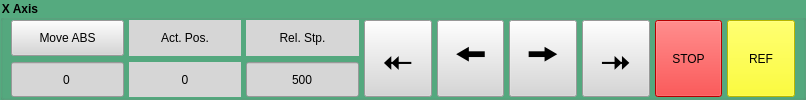
            <widget class="QGroupBox" name="groupBox_6">
             <property name="sizePolicy">
              <sizepolicy hsizetype="Expanding" vsizetype="Expanding">
               <horstretch>0</horstretch>
               <verstretch>0</verstretch>
              </sizepolicy>
             </property>
             <property name="font">
              <font>
               <weight>75</weight>
               <bold>true</bold>
              </font>
             </property>
             <property name="styleSheet">
              <string notr="true">background-color: rgb(85, 170, 127);</string>
             </property>
             <property name="title">
              <string>X Axis</string>
             </property>
             <property name="alignment">
              <set>Qt::AlignLeading|Qt::AlignLeft|Qt::AlignVCenter</set>
             </property>
             <property name="flat">
              <bool>true</bool>
             </property>
             <layout class="QGridLayout" name="gridLayout_9" rowstretch="1,1" columnstretch="5,5,5,3,3,3,3,3,3" columnminimumwidth="0,0,0,0,0,0,0,0,0">
              <property name="leftMargin">
               <number>8</number>
              </property>
              <property name="topMargin">
               <number>0</number>
              </property>
              <property name="rightMargin">
               <number>8</number>
              </property>
              <property name="bottomMargin">
               <number>0</number>
              </property>
              <property name="horizontalSpacing">
               <number>5</number>
              </property>
              <item row="0" column="7" rowspan="2">
               <widget class="QPushButton" name="stop_x_btn">
                <property name="sizePolicy">
                 <sizepolicy hsizetype="Preferred" vsizetype="Minimum">
                  <horstretch>0</horstretch>
                  <verstretch>0</verstretch>
                 </sizepolicy>
                </property>
                <property name="minimumSize">
                 <size>
                  <width>1</width>
                  <height>0</height>
                 </size>
                </property>
                <property name="styleSheet">
                 <string notr="true">background-color: rgb(255, 0, 0);</string>
                </property>
                <property name="text">
                 <string>STOP</string>
                </property>
               </widget>
              </item>
              <item row="0" column="8" rowspan="2">
               <widget class="QPushButton" name="ref_x_btn">
                <property name="sizePolicy">
                 <sizepolicy hsizetype="Preferred" vsizetype="Minimum">
                  <horstretch>0</horstretch>
                  <verstretch>0</verstretch>
                 </sizepolicy>
                </property>
                <property name="minimumSize">
                 <size>
                  <width>1</width>
                  <height>0</height>
                 </size>
                </property>
                <property name="styleSheet">
                 <string notr="true">background-color: rgb(255, 255, 0);</string>
                </property>
                <property name="text">
                 <string>REF</string>
                </property>
               </widget>
              </item>
              <item row="0" column="1">
               <widget class="QLabel" name="label">
                <property name="sizePolicy">
                 <sizepolicy hsizetype="Preferred" vsizetype="Minimum">
                  <horstretch>0</horstretch>
                  <verstretch>0</verstretch>
                 </sizepolicy>
                </property>
                <property name="font">
                 <font>
                  <weight>50</weight>
                  <bold>false</bold>
                 </font>
                </property>
                <property name="styleSheet">
                 <string notr="true">background-color: rgb(214, 214, 214);</string>
                </property>
                <property name="text">
                 <string>Act. Pos.</string>
                </property>
                <property name="alignment">
                 <set>Qt::AlignCenter</set>
                </property>
               </widget>
              </item>
              <item row="0" column="0">
               <widget class="QPushButton" name="move_abs_x_btn">
                <property name="sizePolicy">
                 <sizepolicy hsizetype="Preferred" vsizetype="Minimum">
                  <horstretch>0</horstretch>
                  <verstretch>0</verstretch>
                 </sizepolicy>
                </property>
                <property name="font">
                 <font>
                  <weight>50</weight>
                  <bold>false</bold>
                 </font>
                </property>
                <property name="styleSheet">
                 <string notr="true">background-color: rgb(214, 214, 214);</string>
                </property>
                <property name="text">
                 <string>Move ABS</string>
                </property>
               </widget>
              </item>
              <item row="0" column="2">
               <widget class="QLabel" name="label_2">
                <property name="sizePolicy">
                 <sizepolicy hsizetype="Preferred" vsizetype="Minimum">
                  <horstretch>0</horstretch>
                  <verstretch>0</verstretch>
                 </sizepolicy>
                </property>
                <property name="font">
                 <font>
                  <weight>50</weight>
                  <bold>false</bold>
                 </font>
                </property>
                <property name="styleSheet">
                 <string notr="true">background-color: rgb(214, 214, 214);</string>
                </property>
                <property name="text">
                 <string>Rel. Stp.</string>
                </property>
                <property name="alignment">
                 <set>Qt::AlignCenter</set>
                </property>
               </widget>
              </item>
              <item row="0" column="4" rowspan="2">
               <widget class="QPushButton" name="move_rel_x_min_h_btn">
                <property name="sizePolicy">
                 <sizepolicy hsizetype="Preferred" vsizetype="Minimum">
                  <horstretch>0</horstretch>
                  <verstretch>0</verstretch>
                 </sizepolicy>
                </property>
                <property name="minimumSize">
                 <size>
                  <width>1</width>
                  <height>0</height>
                 </size>
                </property>
                <property name="font">
                 <font>
                  <pointsize>28</pointsize>
                  <weight>50</weight>
                  <bold>false</bold>
                 </font>
                </property>
                <property name="styleSheet">
                 <string notr="true">background-color: rgb(214, 214, 214);</string>
                </property>
                <property name="text">
                 <string>🠘</string>
                </property>
               </widget>
              </item>
              <item row="0" column="5" rowspan="2">
               <widget class="QPushButton" name="move_rel_x_plu_h_btn">
                <property name="sizePolicy">
                 <sizepolicy hsizetype="Preferred" vsizetype="Minimum">
                  <horstretch>0</horstretch>
                  <verstretch>0</verstretch>
                 </sizepolicy>
                </property>
                <property name="minimumSize">
                 <size>
                  <width>1</width>
                  <height>0</height>
                 </size>
                </property>
                <property name="font">
                 <font>
                  <pointsize>28</pointsize>
                  <weight>50</weight>
                  <bold>false</bold>
                 </font>
                </property>
                <property name="styleSheet">
                 <string notr="true">background-color: rgb(214, 214, 214);</string>
                </property>
                <property name="text">
                 <string>🠚</string>
                </property>
               </widget>
              </item>
              <item row="0" column="6" rowspan="2">
               <widget class="QPushButton" name="move_rel_x_plu_btn">
                <property name="sizePolicy">
                 <sizepolicy hsizetype="Preferred" vsizetype="Minimum">
                  <horstretch>0</horstretch>
                  <verstretch>0</verstretch>
                 </sizepolicy>
                </property>
                <property name="minimumSize">
                 <size>
                  <width>1</width>
                  <height>0</height>
                 </size>
                </property>
                <property name="font">
                 <font>
                  <pointsize>28</pointsize>
                  <weight>50</weight>
                  <bold>false</bold>
                 </font>
                </property>
                <property name="styleSheet">
                 <string notr="true">background-color: rgb(214, 214, 214);</string>
                </property>
                <property name="text">
                 <string>⯮</string>
                </property>
               </widget>
              </item>
              <item row="0" column="3" rowspan="2">
               <widget class="QPushButton" name="move_rel_x_min_btn">
                <property name="sizePolicy">
                 <sizepolicy hsizetype="Preferred" vsizetype="Minimum">
                  <horstretch>0</horstretch>
                  <verstretch>0</verstretch>
                 </sizepolicy>
                </property>
                <property name="minimumSize">
                 <size>
                  <width>1</width>
                  <height>0</height>
                 </size>
                </property>
                <property name="maximumSize">
                 <size>
                  <width>16777215</width>
                  <height>16777214</height>
                 </size>
                </property>
                <property name="font">
                 <font>
                  <pointsize>28</pointsize>
                  <weight>50</weight>
                  <bold>false</bold>
                  <strikeout>false</strikeout>
                  <stylestrategy>PreferDefault</stylestrategy>
                  <kerning>false</kerning>
                 </font>
                </property>
                <property name="styleSheet">
                 <string notr="true">background-color: rgb(214, 214, 214);</string>
                </property>
                <property name="text">
                 <string> ⯬ </string>
                </property>
               </widget>
              </item>
              <item row="1" column="1">
               <widget class="QLabel" name="pos_x_lbl">
                <property name="sizePolicy">
                 <sizepolicy hsizetype="Preferred" vsizetype="Minimum">
                  <horstretch>0</horstretch>
                  <verstretch>0</verstretch>
                 </sizepolicy>
                </property>
                <property name="font">
                 <font>
                  <weight>50</weight>
                  <bold>false</bold>
                 </font>
                </property>
                <property name="styleSheet">
                 <string notr="true">background-color: rgb(214, 214, 214);</string>
                </property>
                <property name="text">
                 <string>0</string>
                </property>
                <property name="alignment">
                 <set>Qt::AlignCenter</set>
                </property>
               </widget>
              </item>
              <item row="1" column="2">
               <widget class="QLineEdit" name="rel_stp_x_entry">
                <property name="sizePolicy">
                 <sizepolicy hsizetype="Preferred" vsizetype="Minimum">
                  <horstretch>0</horstretch>
                  <verstretch>0</verstretch>
                 </sizepolicy>
                </property>
                <property name="font">
                 <font>
                  <weight>50</weight>
                  <bold>false</bold>
                 </font>
                </property>
                <property name="styleSheet">
                 <string notr="true">background-color: rgb(214, 214, 214);</string>
                </property>
                <property name="text">
                 <string>500</string>
                </property>
                <property name="alignment">
                 <set>Qt::AlignCenter</set>
                </property>
               </widget>
              </item>
              <item row="1" column="0">
               <widget class="QLineEdit" name="move_abs_x_entry">
                <property name="sizePolicy">
                 <sizepolicy hsizetype="Preferred" vsizetype="Minimum">
                  <horstretch>0</horstretch>
                  <verstretch>0</verstretch>
                 </sizepolicy>
                </property>
                <property name="font">
                 <font>
                  <weight>50</weight>
                  <bold>false</bold>
                 </font>
                </property>
                <property name="styleSheet">
                 <string notr="true">background-color: rgb(214, 214, 214);</string>
                </property>
                <property name="text">
                 <string>0</string>
                </property>
                <property name="alignment">
                 <set>Qt::AlignCenter</set>
                </property>
               </widget>
              </item>
             </layout>
            </widget>
